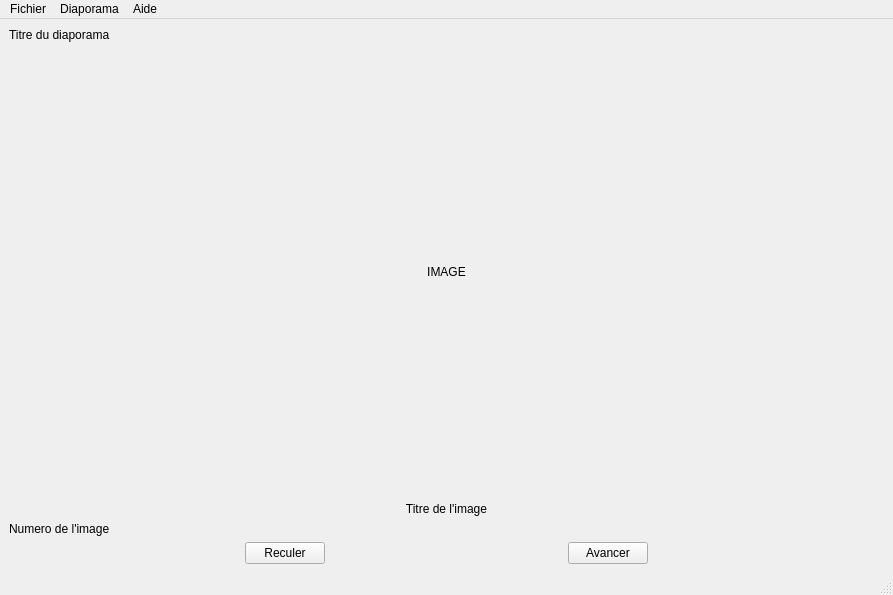
<?xml version="1.0" encoding="UTF-8"?>
<ui version="4.0">
 <class>LecteurVue</class>
 <widget class="QMainWindow" name="LecteurVue">
  <property name="geometry">
   <rect>
    <x>0</x>
    <y>0</y>
    <width>893</width>
    <height>595</height>
   </rect>
  </property>
  <property name="windowTitle">
   <string>LecteurVue</string>
  </property>
  <widget class="QWidget" name="centralwidget">
   <layout class="QHBoxLayout" name="horizontalLayout_2">
    <item>
     <layout class="QVBoxLayout" name="verticalLayout">
      <item>
       <layout class="QVBoxLayout" name="verticalLayout_2">
        <item>
         <widget class="QLabel" name="labelTitreDiapo">
          <property name="text">
           <string>Titre du diaporama</string>
          </property>
          <property name="alignment">
           <set>Qt::AlignLeading|Qt::AlignLeft|Qt::AlignTop</set>
          </property>
          <property name="margin">
           <number>5</number>
          </property>
         </widget>
        </item>
        <item>
         <spacer name="verticalSpacer_2">
          <property name="orientation">
           <enum>Qt::Vertical</enum>
          </property>
          <property name="sizeHint" stdset="0">
           <size>
            <width>20</width>
            <height>40</height>
           </size>
          </property>
         </spacer>
        </item>
        <item>
         <widget class="QLabel" name="labelImg">
          <property name="text">
           <string>IMAGE</string>
          </property>
          <property name="alignment">
           <set>Qt::AlignCenter</set>
          </property>
         </widget>
        </item>
        <item>
         <spacer name="verticalSpacer">
          <property name="orientation">
           <enum>Qt::Vertical</enum>
          </property>
          <property name="sizeHint" stdset="0">
           <size>
            <width>20</width>
            <height>40</height>
           </size>
          </property>
         </spacer>
        </item>
        <item>
         <widget class="QLabel" name="labelTitreCategorieImage">
          <property name="text">
           <string>Titre de l'image</string>
          </property>
          <property name="alignment">
           <set>Qt::AlignCenter</set>
          </property>
          <property name="margin">
           <number>0</number>
          </property>
         </widget>
        </item>
        <item>
         <widget class="QLabel" name="labelNumImage">
          <property name="text">
           <string>Numero de l'image</string>
          </property>
          <property name="margin">
           <number>3</number>
          </property>
         </widget>
        </item>
       </layout>
      </item>
      <item>
       <layout class="QHBoxLayout" name="hBoutonLayout">
        <item>
         <spacer name="horizontalSpacer_2">
          <property name="orientation">
           <enum>Qt::Horizontal</enum>
          </property>
          <property name="sizeHint" stdset="0">
           <size>
            <width>40</width>
            <height>20</height>
           </size>
          </property>
         </spacer>
        </item>
        <item>
         <widget class="QPushButton" name="pushButtonReculer">
          <property name="text">
           <string>Reculer</string>
          </property>
         </widget>
        </item>
        <item>
         <spacer name="horizontalSpacer">
          <property name="orientation">
           <enum>Qt::Horizontal</enum>
          </property>
          <property name="sizeHint" stdset="0">
           <size>
            <width>40</width>
            <height>20</height>
           </size>
          </property>
         </spacer>
        </item>
        <item>
         <widget class="QPushButton" name="pushButtonAvancer">
          <property name="text">
           <string>Avancer</string>
          </property>
         </widget>
        </item>
        <item>
         <spacer name="horizontalSpacer_3">
          <property name="orientation">
           <enum>Qt::Horizontal</enum>
          </property>
          <property name="sizeHint" stdset="0">
           <size>
            <width>40</width>
            <height>20</height>
           </size>
          </property>
         </spacer>
        </item>
       </layout>
      </item>
     </layout>
    </item>
   </layout>
  </widget>
  <widget class="QMenuBar" name="menubar">
   <property name="geometry">
    <rect>
     <x>0</x>
     <y>0</y>
     <width>893</width>
     <height>22</height>
    </rect>
   </property>
   <widget class="QMenu" name="menuDiaporama">
    <property name="title">
     <string>Diaporama</string>
    </property>
    <widget class="QMenu" name="menuChangerMode">
     <property name="title">
      <string>Changer de mode</string>
     </property>
     <addaction name="actionAuto"/>
     <addaction name="actionManuel"/>
    </widget>
    <addaction name="actionChangerVitesseDefilement"/>
    <addaction name="actionChangerDiapo"/>
    <addaction name="menuChangerMode"/>
    <addaction name="separator"/>
    <addaction name="actionAvancer"/>
    <addaction name="actionReculer"/>
    <addaction name="separator"/>
   </widget>
   <widget class="QMenu" name="menuFichier">
    <property name="title">
     <string>Fichier</string>
    </property>
    <addaction name="actionEnleverDiapo"/>
    <addaction name="separator"/>
    <addaction name="actionQuitter"/>
   </widget>
   <widget class="QMenu" name="menuAide">
    <property name="title">
     <string>Aide</string>
    </property>
    <addaction name="actionAProposDe"/>
   </widget>
   <addaction name="menuFichier"/>
   <addaction name="menuDiaporama"/>
   <addaction name="menuAide"/>
  </widget>
  <widget class="QStatusBar" name="statusbar"/>
  <action name="actionChangerVitesseDefilement">
   <property name="text">
    <string>Vitesse de défilement</string>
   </property>
  </action>
  <action name="actionChangerDiapo">
   <property name="text">
    <string>Changer de diaporama</string>
   </property>
   <property name="toolTip">
    <string>Changer diaporama</string>
   </property>
  </action>
  <action name="actionAvancer">
   <property name="text">
    <string>Avancer</string>
   </property>
   <property name="shortcut">
    <string>Ctrl+D</string>
   </property>
  </action>
  <action name="actionReculer">
   <property name="text">
    <string>Reculer</string>
   </property>
   <property name="shortcut">
    <string>Ctrl+Q</string>
   </property>
  </action>
  <action name="actionQuitter">
   <property name="text">
    <string>Quitter</string>
   </property>
  </action>
  <action name="actionAuto">
   <property name="text">
    <string>Mode Automatique</string>
   </property>
  </action>
  <action name="actionManuel">
   <property name="text">
    <string>Mode Manuel</string>
   </property>
  </action>
  <action name="actionAProposDe">
   <property name="text">
    <string>A propos de ...</string>
   </property>
  </action>
  <action name="actionEnleverDiapo">
   <property name="text">
    <string>Enlever diaporama</string>
   </property>
  </action>
 </widget>
 <resources/>
 <connections/>
</ui>
